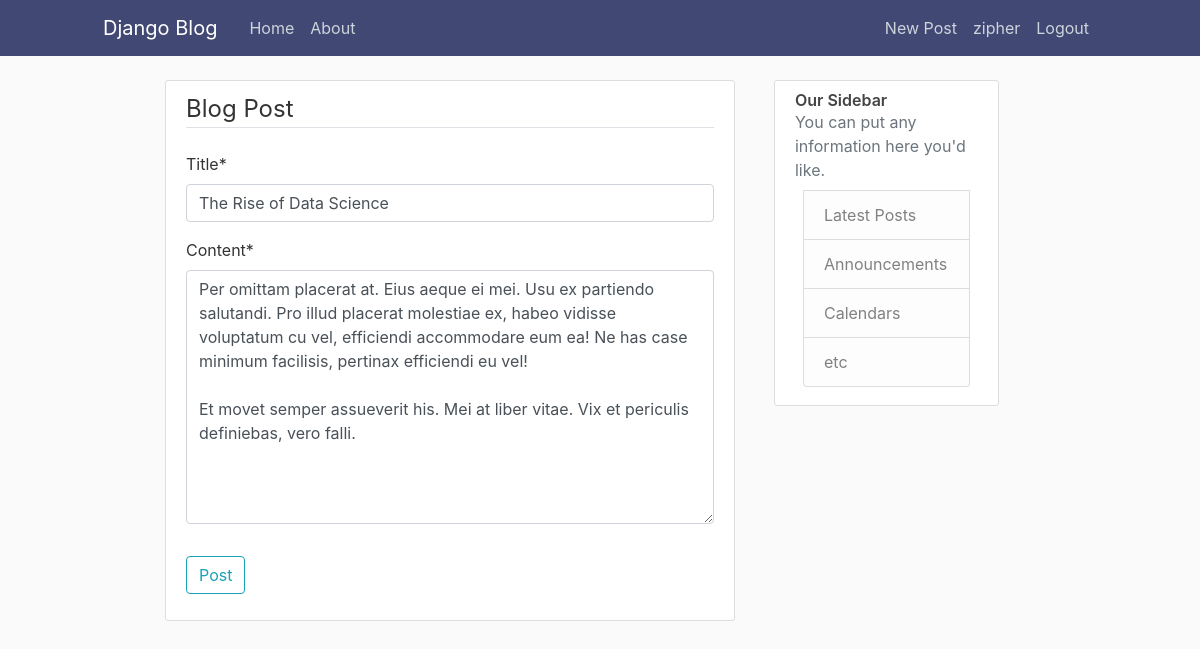
/post/27/update/ (signed in), run on the app's committed database.
### blog/models.py (models this page shows, shortened)
class Post(models.Model):
    title = models.CharField(max_length=100)
    content = models.TextField()
    date_posted = models.DateTimeField(default=timezone.now)
    author = models.ForeignKey(User, on_delete=models.CASCADE)

### blog/views.py (the view, shortened to what this page needs)
# urls.py: path('post/<int:pk>/update/', PostUpdateView.as_view(), name='post-update'),
class PostUpdateView(LoginRequiredMixin,UserPassesTestMixin,UpdateView):
    model = Post
    fields = ['title', 'content']
    def test_func(self) -> bool:
        post = self.get_object()
        if self.request.user == post.author:
            return True
        return False

### blog/templates/blog/post_form.html (shortened to what this page needs)
{% extends "blog/base.html" %}
{% load crispy_forms_tags %}
{% block content %}
    <div class="content-section">
        <form method="POST">
            <fieldset class="form-group">
                <legend class="border-bottom mb-4">Blog Post</legend>
                {{ form|crispy }}
            </fieldset>
            <div class="form-group">
                <button class="btn btn-outline-info" type="submit">Post</button>
            </div>
        </form>
    </div>
{% endblock content %}

### blog/templates/blog/base.html (shortened to what this page needs)
{% load static %}
<!DOCTYPE html>
<html>
<head>
    <link rel="stylesheet" href="https://maxcdn.bootstrapcdn.com/bootstrap/4.0.0/css/bootstrap.min.css">
    <link href="https://unpkg.com/tailwindcss@^1.0/dist/tailwind.min.css" rel="stylesheet">
    <link rel="stylesheet" type="text/css" href="{% static 'blog/main.css' %}">
</head>
<body>
    <header class="site-header">
      <nav class="navbar navbar-expand-md navbar-dark bg-steel fixed-top">
        <div class="container">
          <a class="navbar-brand mr-4" href="{% url 'blog-home' %}">Django Blog</a>
          <div class="collapse navbar-collapse" id="navbarToggle">
            <div class="navbar-nav mr-auto">
              <a class="nav-item nav-link" href="{% url 'blog-home' %}">Home</a>
              <a class="nav-item nav-link" href="{% url 'blog-about' %}">About</a>
            </div>
            <div class="navbar-nav">
              {% if user.is_authenticated %}
                <a class="nav-item nav-link" href="{% url 'post-create' %}">New Post</a>
                <a class="nav-item nav-link" href="{% url 'profile' %}">{{user.username}}</a>
                <a class="nav-item nav-link" href="{% url 'logout' %}">Logout</a>
              {% else %}
                <a class="nav-item nav-link" href="{% url 'login' %}">Login</a>
                <a class="nav-item nav-link" href="{% url 'register' %}">Register</a>
              {% endif %}
            </div>
          </div>
        </div>
      </nav>
    </header>
    <main role="main" class="container w-3/4">
      <div class="row">
        <div class="col-md-8">
          {% block content %}{% endblock %}
        </div>
        <div class=" w-1/4 ml-4 ">
          <div class="content-section">
            <h3 class="font-semibold">Our Sidebar</h3>
            <p class='text-muted'>You can put any information here you'd like.
              <ul class="list-group  overflow-hidden p-2">
                <li class="list-group-item list-group-item-light">Latest Posts</li>
                <li class="list-group-item list-group-item-light">Announcements</li>
                <li class="list-group-item list-group-item-light">Calendars</li>
                <li class="list-group-item list-group-item-light">etc</li>
              </ul>
            </p>
          </div>
        </div>
      </div>
    </main>
</body>
</html>

### blog/static/blog/main.css (style rules this page uses)
body { background: #fafafa; color: #333333; margin-top: 5rem; }
h1, h2, h3, h4, h5, h6 { color: #444444; }
ul { margin: 0; }
.bg-steel { background-color: #424874; }
.site-header .navbar-nav .nav-link { color: #cbd5db; }
.content-section { background: #ffffff; padding: 10px 20px; border: 1px solid #dddddd; border-radius: 3px; margin-bottom: 20px; }

### data on the page
Post: title "The Rise of Data Science", content "Per omittam placerat at. Eius aeque ei mei. Usu ex partiendo salutandi. Pro illud placerat molestiae ex, habeo vidisse voluptatum cu vel, efficiendi accommodare eum ea! Ne has case minimum facilisis, pertinax efficiendi eu vel! Et movet semper assueverit his. Mei at liber vitae. Vix et periculis definiebas, vero falli."

### other printed values
{{ user.username }} "zipher"
